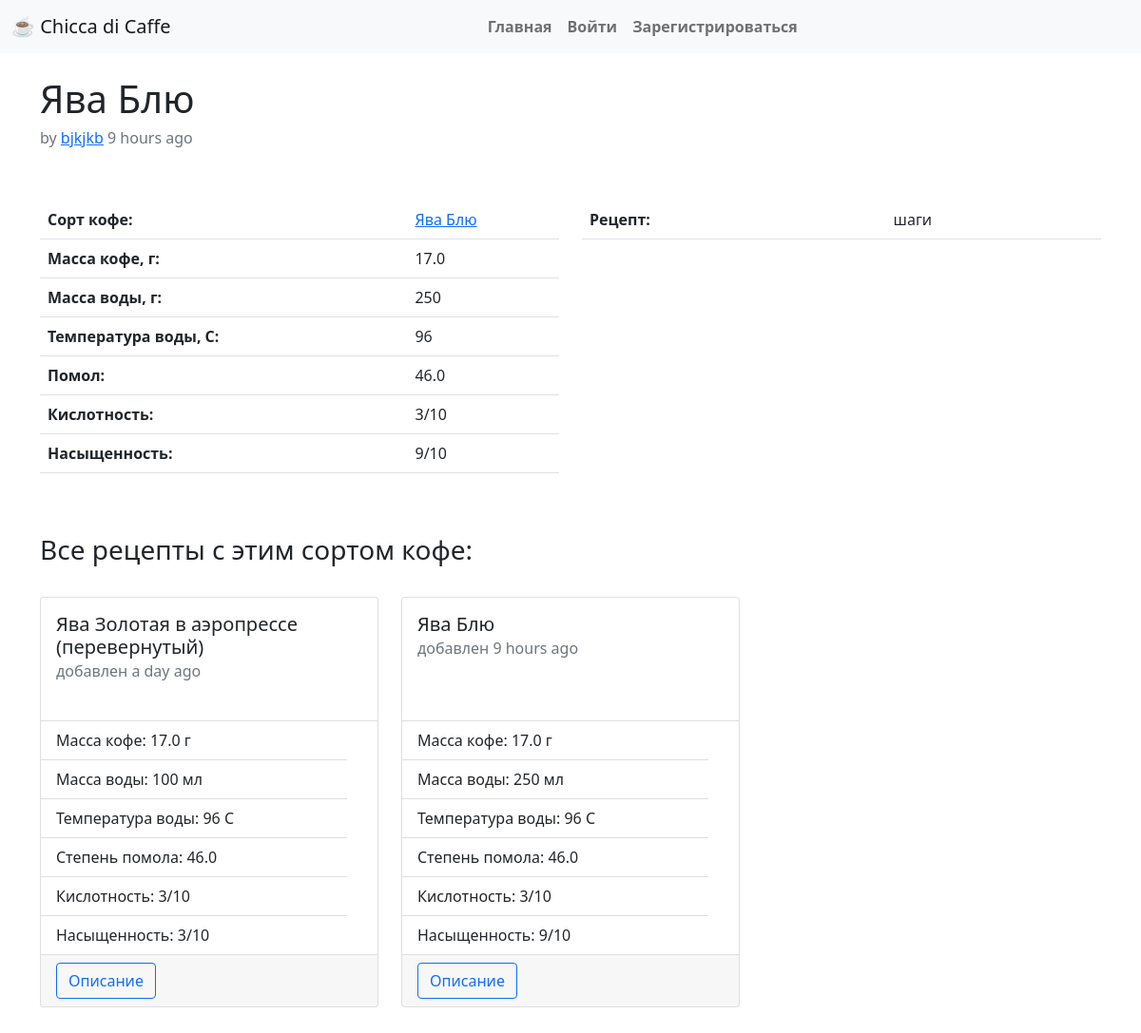
/recipe/3, run on the app's committed database.
### app/models.py (models this page shows, shortened)
class Recipe(db.Model):
    title = db.Column(db.String(200), index=True, unique=True)
    id = db.Column(db.Integer, primary_key=True)
    timestamp = db.Column(db.DateTime, index=True, default=datetime.utcnow)
    user_id = db.Column(db.Integer, db.ForeignKey('user.id'))
    sort_id = db.Column(db.Integer, db.ForeignKey('sort.id'))
    coffee_mass = db.Column(db.Float)
    water_mass = db.Column(db.Integer)
    water_temp = db.Column(db.Integer)
    grinding = db.Column(db.Float)
    acidity = db.Column(db.Integer)
    tds = db.Column(db.Integer)
    body = db.Column(db.Text())

class User(UserMixin, db.Model):
    id = db.Column(db.Integer, primary_key=True)
    username = db.Column(db.String(32), index=True, unique=True)
    email = db.Column(db.String(120), index=True, unique=True)
    password_hash = db.Column(db.String(128))
    recipes = db.relationship('Recipe', backref='author', lazy='dynamic')

class Sort(db.Model):  # SearchableMixin, db.Model):
    __searchable__ = ['title', 'bouquet']
    id = db.Column(db.Integer, primary_key=True)
    title = db.Column(db.String(60), index=True, unique=True)
    bouquet = db.Column(db.String(120))
    description = db.Column(db.Text())
    timestamp = db.Column(db.DateTime, index=True, default=datetime.utcnow())
    user_id = db.Column(db.Integer, db.ForeignKey('user.id'))

### app/routes.py (the view)
@app.route('/recipe/<recipe_id>')
def recipe(recipe_id):
    r = Recipe.query.filter_by(id=recipe_id).first_or_404()
    u = User.query.filter_by(id=r.user_id).first()
    s = Sort.query.filter_by(id=r.sort_id).first()
    other = Recipe.query.filter_by(sort_id=s.id).all()
    return render_template('recipe.html', recipe=r, sort=s, user=u, other=other, ADMIN_EMAILS=Config.ADMINS)

### app/templates/recipe.html (shortened to what this page needs)
{% extends "base.html" %}
{% block app_content %}
    <h1>
        {{recipe.title}}
    </h1>
    <h6 class="text-muted">by <a href="{{ url_for('user', user_id=user.id) }}">{{user.username}}</a> {{ moment(recipe.timestamp).fromNow() }}</h6>
    <br><br>
    <div class="row">
        <div class="col-sm-6">
            <table class="table">
                <tbody>
                    <tr>
                        <th>Сорт кофе:</th>
                        <td><a href="{{ url_for('sort', sort_id=sort.id) }}">{{ sort.title }}</a></td>
                    </tr>
                    <tr>
                        <th>Масса кофе, г:</th>
                        <td>{{ recipe.coffee_mass }}</td>
                    </tr>
                    <tr>
                        <th>Масса воды, г:</th>
                        <td>{{ recipe.water_mass }}</td>
                    </tr>
                    <tr>
                        <th>Температура воды, C:</th>
                        <td>{{ recipe.water_temp }}</td>
                    </tr>
                    <tr>
                        <th>Помол:</th>
                        <td>{{ recipe.grinding }}</td>
                    </tr>
                    <tr>
                        <th>Кислотность:</th>
                        <td>{{ recipe.acidity }}/10</td>
                    </tr>
                    <tr>
                        <th>Насыщенность:</th>
                        <td>{{ recipe.tds }}/10</td>
                    </tr>
                </tbody>
            </table>
        </div>
        <div class="col-sm-6">
            <table class="table">
                <tbody>
                    <tr>
                        <th>Рецепт:</th>
                        <td>{{ recipe.body }}</td>
                    </tr>
                </tbody>
            </table>
        </div>
    </div>
    <br><br>
    <h3>Все рецепты с этим сортом кофе:</h3>
    <br>
    <div class="row">
        {% for recipe in other %}
            {% include 'recipe_card.html' %}
        {% endfor %}
    </div>
{% endblock %}

### app/templates/recipe_card.html
<div class="col-sm-4">
<div class="card" style="min-height: 27rem; margin-bottom: 1rem;">
    <div class="card-body">
        <h5 class="card-title">{{ recipe.title }}</h5>
        <h6 class="card-subtitle mb-2 text-muted">добавлен {{ moment(recipe.timestamp).fromNow() }}</h6>
    </div>
    <ul class="list-group list-group-flush">
        <li class="list-group-item">Масса кофе: {{ recipe.coffee_mass }} г</li>
        <li class="list-group-item">Масса воды: {{ recipe.water_mass }} мл</li>
        <li class="list-group-item">Температура воды: {{ recipe.water_temp }} C</li>
        <li class="list-group-item">Степень помола: {{ recipe.grinding }}</li>
        <li class="list-group-item">Кислотность: {{ recipe.acidity }}/10</li>
        <li class="list-group-item">Насыщенность: {{ recipe.tds }}/10</li>
    </ul>
    <div class="card-footer">
        <a href="{{ url_for('recipe', recipe_id=recipe.id) }}" class="btn btn-outline-primary">Описание</a>
    </div>
</div>
</div>

### data on the page
Recipe: title "Ява Блю", timestamp "9 hours ago", coffee_mass "17.0", water_mass "250", water_temp "96", grinding "46.0", acidity "3", tds "9", body "шаги"
User: username "bjkjkb"
Sort: title "Ява Блю"
Recipe: title "Ява Золотая в аэропрессе (перевернутый)", timestamp "a day ago", coffee_mass "17.0", water_mass "100", water_temp "96", grinding "46.0", acidity "3", tds "3"
